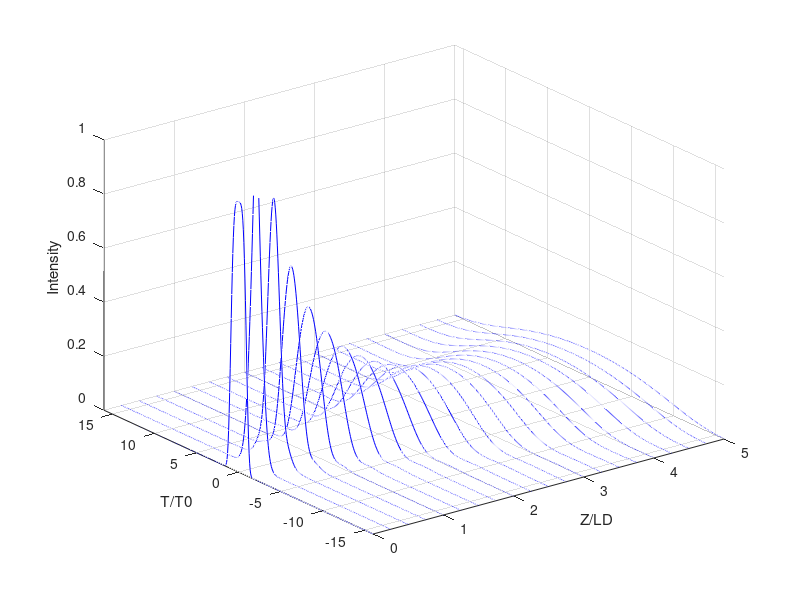
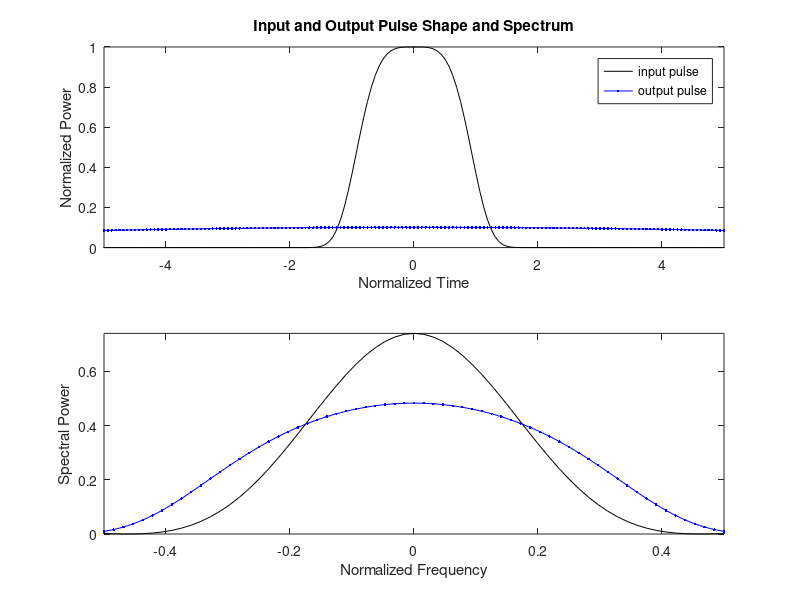

Here is the MATLAB script that generated these plots, in order:

% This code solves the NLS equation with the split-step method
% idu/dz - sgn(beta2)/2 dˆ2u/d(tau)ˆ2 + Nˆ2*|u|ˆ2*u = 0
% Written by Govind P. Agrawal in March 2005 for the NLFO book
%---Specify input parameters
clear all; %
close all;
distance = 5 %('Enter fiber length (in units of L_D) = '); %
beta2 = 1 %('dispersion: 1 for normal, -1 for anomalous'); %
N = 1 %('Nonlinear parameter N = '); Soliton order% 1-100 1/W km
mshape = 2 %('m = 0 for sech, m > 0 for super-Gaussian = ');%
chirp0 = 0; % input pulse chirp (default value)%
%---set simulation parameters
nt = 1024; Tmax = 32; % FFT points and window size
step_num = round(20*distance); % No. of z steps
deltaz = distance/step_num; % step size in z
dtau = (2*Tmax)/nt; % step size in tau
%---tau and omega arrays
tau = (-nt/2:nt/2-1)*dtau; % temporal grid
omega = (pi/Tmax) * [(0:nt/2-1) (-nt/2:-1)]; % frequency grid
%---Input Field profile
if mshape==0 % soliton sech shape
uu = sech(tau).*exp(-0.5i* chirp0* tau.^2);
else % super-Gaussian
uu = exp(-0.5*(1+1i*chirp0).*tau.^(2*mshape));
end
%% Plot pulse shape along with z
figure('Position',[100 500 800 300])
z = 0; % Length
plot3(z*ones(1,nt),tau,abs(uu).^2, '-b');
hold on; grid on
axis([0 distance -16 16 0 Inf]);
xlabel('Z/LD')
ylabel('T/T0');
zlabel('Intensity');
%---Plot input pulse shape and spectrum
temp = fftshift(ifft(uu)).*(nt*dtau)/sqrt(2*pi); % spectrum
figure; subplot(2,1,1);
plot (tau, abs(uu).^2, '-k'); hold on;
axis([-5 5 0 inf]);
xlabel('Normalized Time');
ylabel('Normalized Power');
title('Input and Output Pulse Shape and Spectrum');
subplot(2,1,2);
plot (fftshift(omega)/(2*pi), abs(temp).^2, '-k'); hold on;
axis([-.5 .5 0 inf]);
xlabel('Normalized Frequency');
ylabel('Spectral Power');
%---Store dispersive phase shifts to speedup code
dispersion = exp(0.5i*beta2*omega.^2*deltaz); % phase factor
hhz = 1i*N^2*deltaz; % nonlinear phase factor
figure(1)
% ********* [ Beginning of MAIN Loop] ***********
% scheme: 1/2N -> D -> 1/2N; first half step nonlinear
temp = uu.*exp(abs(uu).^2.*hhz/2); % note hhz/2
for n=1:step_num
z=z+deltaz; % Length
f_temp = ifft(temp).*dispersion;
uu = fft(f_temp);
temp = uu.*exp(abs(uu).^2.*hhz);
if(rem(n,5)==0) % Plot pulse shape along with z
plot3(z*ones(1,nt),tau,abs(temp).^2, '-b');
end
end
uu = temp.*exp(-abs(uu).^2.*hhz/2); % Final field
temp = fftshift(ifft(uu)).* (nt*dtau)/sqrt(2*pi); % Final spectrum
% *************** [ End of MAIN Loop ] **************
figure(2)
%----Plot output pulse shape and spectrum
subplot(2,1,1)
plot (tau, abs(uu).^2, '.-b')
legend('input pulse','output pulse');
subplot(2,1,2)
plot(fftshift(omega)/(2*pi), abs(temp).^2, '.-b')